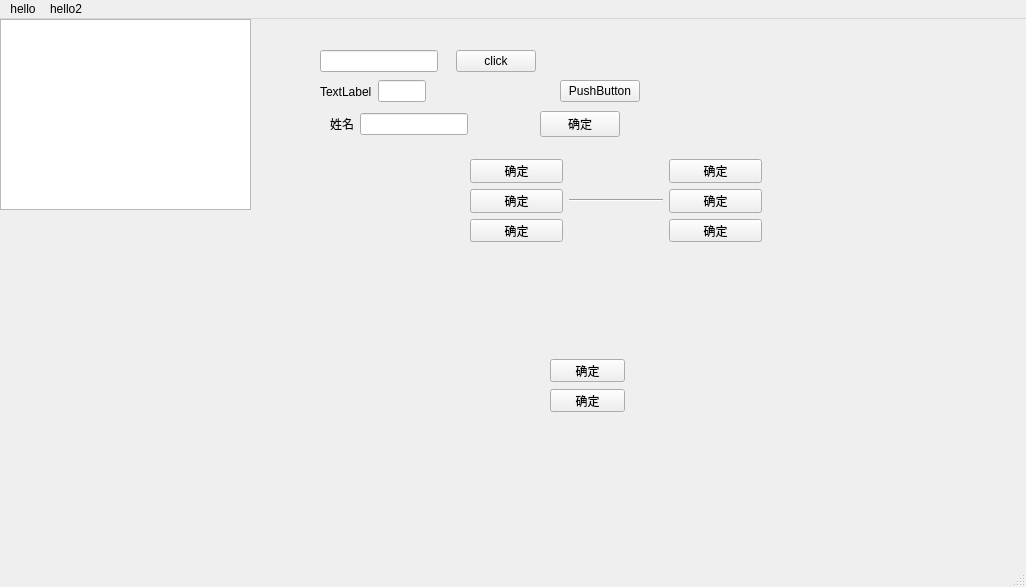
<?xml version="1.0" encoding="UTF-8"?>
<ui version="4.0">
 <class>MainWindow</class>
 <widget class="QMainWindow" name="MainWindow">
  <property name="geometry">
   <rect>
    <x>0</x>
    <y>0</y>
    <width>1026</width>
    <height>587</height>
   </rect>
  </property>
  <property name="windowTitle">
   <string>MainWindow</string>
  </property>
  <widget class="QWidget" name="centralwidget">
   <widget class="QTreeView" name="treeView">
    <property name="geometry">
     <rect>
      <x>0</x>
      <y>0</y>
      <width>251</width>
      <height>191</height>
     </rect>
    </property>
   </widget>
   <widget class="QWidget" name="formLayoutWidget">
    <property name="geometry">
     <rect>
      <x>320</x>
      <y>60</y>
      <width>320</width>
      <height>25</height>
     </rect>
    </property>
    <layout class="QHBoxLayout" name="horizontalLayout_2">
     <item>
      <widget class="QLabel" name="label">
       <property name="text">
        <string>TextLabel</string>
       </property>
      </widget>
     </item>
     <item>
      <widget class="QLineEdit" name="lineEdit_2"/>
     </item>
     <item>
      <spacer name="verticalSpacer">
       <property name="orientation">
        <enum>Qt::Vertical</enum>
       </property>
       <property name="sizeHint" stdset="0">
        <size>
         <width>128</width>
         <height>40</height>
        </size>
       </property>
      </spacer>
     </item>
     <item>
      <widget class="QPushButton" name="pushButton_2">
       <property name="text">
        <string>PushButton</string>
       </property>
      </widget>
     </item>
    </layout>
   </widget>
   <widget class="QWidget" name="gridLayoutWidget">
    <property name="geometry">
     <rect>
      <x>330</x>
      <y>90</y>
      <width>290</width>
      <height>31</height>
     </rect>
    </property>
    <layout class="QGridLayout" name="gridLayout">
     <item row="0" column="0">
      <widget class="QLabel" name="label_2">
       <property name="text">
        <string>姓名</string>
       </property>
      </widget>
     </item>
     <item row="0" column="3">
      <widget class="QPushButton" name="pushButton_3">
       <property name="text">
        <string>确定</string>
       </property>
      </widget>
     </item>
     <item row="0" column="1">
      <widget class="QLineEdit" name="lineEdit_3"/>
     </item>
     <item row="0" column="2">
      <spacer name="horizontalSpacer">
       <property name="orientation">
        <enum>Qt::Horizontal</enum>
       </property>
       <property name="sizeHint" stdset="0">
        <size>
         <width>40</width>
         <height>20</height>
        </size>
       </property>
      </spacer>
     </item>
    </layout>
   </widget>
   <widget class="QWidget" name="gridLayoutWidget_2">
    <property name="geometry">
     <rect>
      <x>470</x>
      <y>140</y>
      <width>292</width>
      <height>83</height>
     </rect>
    </property>
    <layout class="QGridLayout" name="gridLayout_2">
     <item row="2" column="2">
      <widget class="QPushButton" name="pushButton_7">
       <property name="text">
        <string>确定</string>
       </property>
      </widget>
     </item>
     <item row="1" column="2">
      <widget class="QPushButton" name="pushButton_9">
       <property name="text">
        <string>确定</string>
       </property>
      </widget>
     </item>
     <item row="2" column="0">
      <widget class="QPushButton" name="pushButton_8">
       <property name="text">
        <string>确定</string>
       </property>
      </widget>
     </item>
     <item row="0" column="2">
      <widget class="QPushButton" name="pushButton_5">
       <property name="text">
        <string>确定</string>
       </property>
      </widget>
     </item>
     <item row="0" column="0">
      <widget class="QPushButton" name="pushButton_6">
       <property name="text">
        <string>确定</string>
       </property>
      </widget>
     </item>
     <item row="1" column="0">
      <widget class="QPushButton" name="pushButton_4">
       <property name="text">
        <string>确定</string>
       </property>
      </widget>
     </item>
     <item row="1" column="1">
      <widget class="Line" name="line_3">
       <property name="orientation">
        <enum>Qt::Horizontal</enum>
       </property>
      </widget>
     </item>
    </layout>
   </widget>
   <widget class="QPushButton" name="pushButton_10">
    <property name="geometry">
     <rect>
      <x>550</x>
      <y>370</y>
      <width>75</width>
      <height>23</height>
     </rect>
    </property>
    <property name="text">
     <string>确定</string>
    </property>
   </widget>
   <widget class="QPushButton" name="pushButton_11">
    <property name="geometry">
     <rect>
      <x>550</x>
      <y>340</y>
      <width>75</width>
      <height>23</height>
     </rect>
    </property>
    <property name="text">
     <string>确定</string>
    </property>
   </widget>
   <widget class="QWidget" name="">
    <property name="geometry">
     <rect>
      <x>320</x>
      <y>30</y>
      <width>216</width>
      <height>25</height>
     </rect>
    </property>
    <layout class="QHBoxLayout" name="horizontalLayout">
     <item>
      <widget class="QLineEdit" name="lineEdit"/>
     </item>
     <item>
      <widget class="Line" name="line">
       <property name="orientation">
        <enum>Qt::Horizontal</enum>
       </property>
      </widget>
     </item>
     <item>
      <widget class="Line" name="line_2">
       <property name="orientation">
        <enum>Qt::Horizontal</enum>
       </property>
      </widget>
     </item>
     <item>
      <widget class="QPushButton" name="pushButton">
       <property name="text">
        <string>click</string>
       </property>
      </widget>
     </item>
    </layout>
   </widget>
  </widget>
  <widget class="QMenuBar" name="menubar">
   <property name="geometry">
    <rect>
     <x>0</x>
     <y>0</y>
     <width>1026</width>
     <height>23</height>
    </rect>
   </property>
   <widget class="QMenu" name="menuhello">
    <property name="title">
     <string>hello</string>
    </property>
   </widget>
   <widget class="QMenu" name="menuhello2">
    <property name="title">
     <string>hello2</string>
    </property>
   </widget>
   <addaction name="menuhello"/>
   <addaction name="menuhello2"/>
  </widget>
  <widget class="QStatusBar" name="statusbar"/>
 </widget>
 <resources/>
 <connections/>
</ui>
